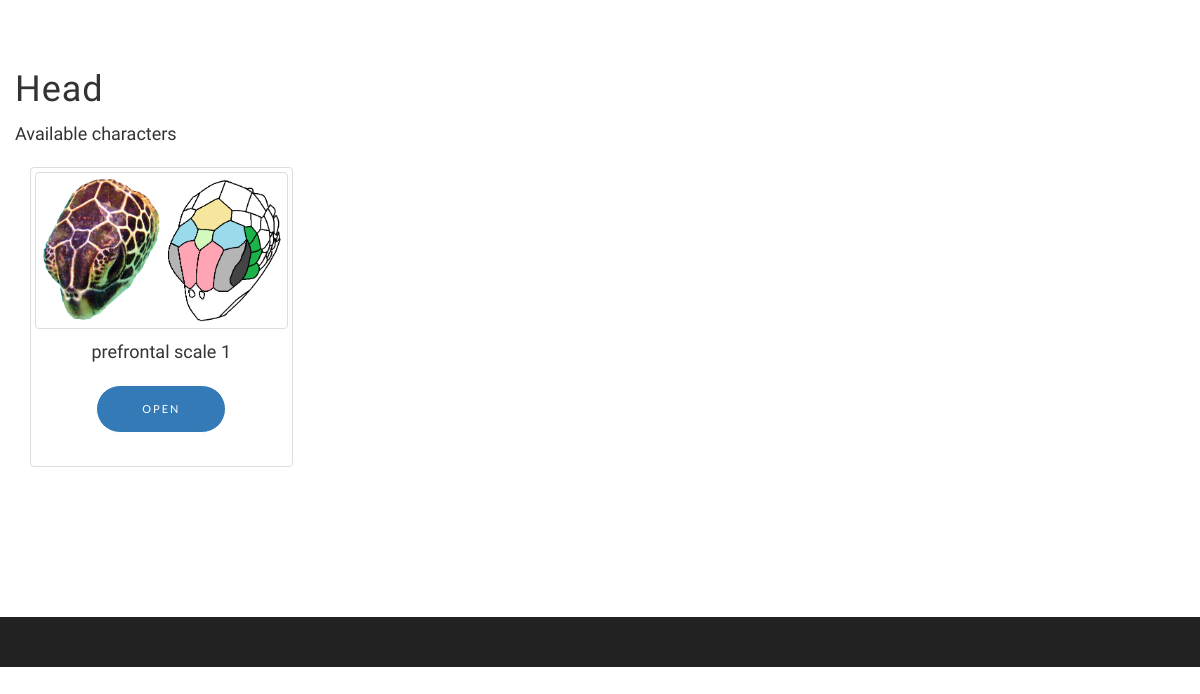
Page /welcome/get_character_cat/3 on the earlier database version.
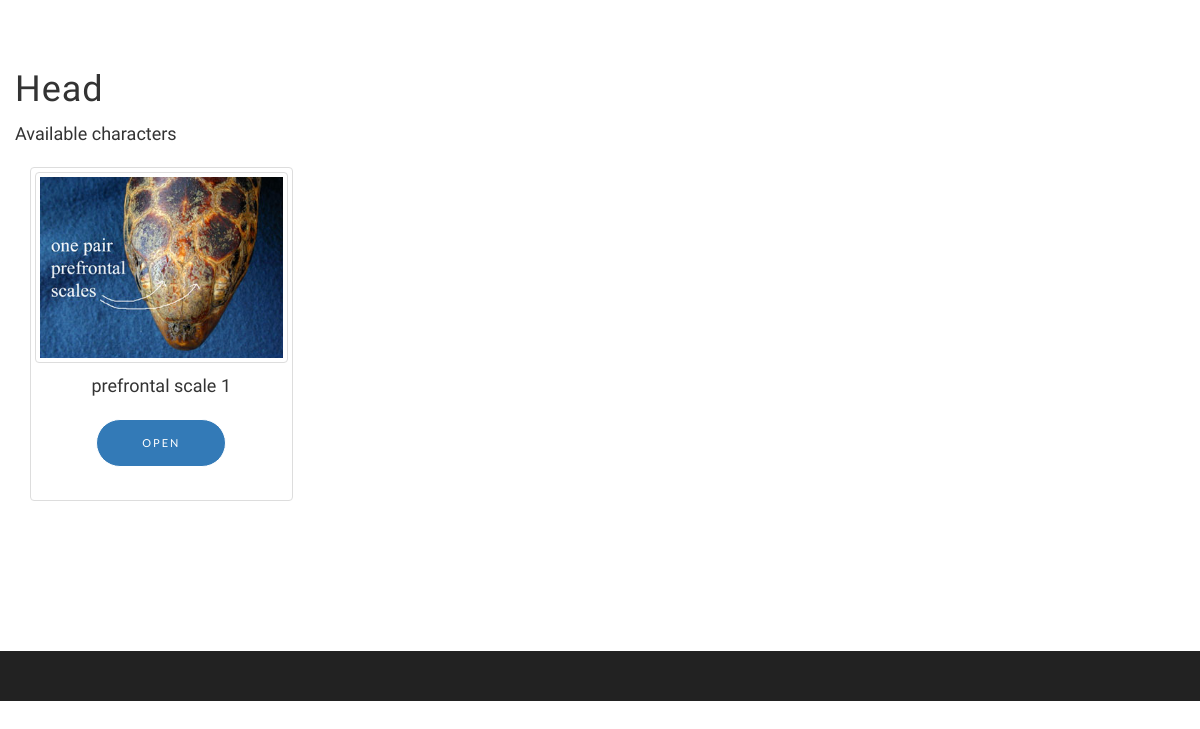
Same page on the later database version.
### tables this page shows
CREATE TABLE `characterspec` (
  `char_id` int(11) NOT NULL,
  `charactercat_id` int(11) NOT NULL,
  `characterspec_des` text NOT NULL,
  `character_pic1` text NOT NULL,
  `spec_id` int(11) NOT NULL,
  `step_id` int(2) DEFAULT NULL
);

### application/controllers/Welcome.php (called while the page is built, shortened)
<?php
class Welcome extends CI_Controller {
        public function __construct()
        {
                $this->load->model('M_penyu');
				$this->load->helper('url');
				$this->load->helper('text');
				$this->load->helper('form');
        }
		public function get_character_cat($charactercat_id)
        {
                $data['charcats'] = $this->M_penyu->get_character_cat($charactercat_id);
				$data['specchars'] = $this->M_penyu->get_turtle_characters_by_cat($charactercat_id);
				$data['title'] = 'Turtle Chacracters';
				$this->load->view('header', $data);
				$this->load->view('chars', $data);
				$this->load->view('footer', $data);
		}
}

### index.php (called while the page is built, shortened)
<?php
require_once BASEPATH.'core/CodeIgniter.php';

### application/models/M_penyu.php (called while the page is built, shortened)
<?php
class M_penyu extends CI_Model {
		public function get_character_cat($charactercat_id)
		{
			$this->db->select('*');
			$this->db->from('character_cat');
			$this->db->where('charactercat_id',$charactercat_id);
			$query = $this->db->get();
			return $query->row_array();
		}
		public function get_turtle_characters_by_cat($charactercat_id)
		{
			$this->db->select('*');
			$this->db->from('characterspec');
			$this->db->join('character_cat', 'character_cat.charactercat_id = characterspec.charactercat_id');
			$this->db->where('characterspec.charactercat_id',$charactercat_id);
			$query = $this->db->get();
			return $query->result_array();
		}
}
?>

### application/views/chars.php (the view, shortened to what this page needs)
   <section id="features" class="features">
       <div class="container">
       	<div class="row">
       		<h1><?php echo $charcats['charactercat_name']; ?></h1><p>Available characters</p>
       	</div>
           <div class="row">
<?php foreach ($specchars as $specchar): ?>
           <div class="col-md-3">
               <div class="thumbnail feature-item">
                 <img src="<?php echo base_url()?>img/<?php echo $specchar['character_pic1']; ?>" alt="<?php echo $specchar['characterspec_des']; ?>" class="img-thumbnail">
                 <div class="caption">
                   <p><?php echo $specchar['characterspec_des']; ?></p>
                   <p><a href="<?php echo base_url()?>welcome/get_turtle/<?php echo $specchar['spec_id']; ?>" class="btn btn-outline btn-primary btn-xl page-scroll" role="button" target="blank">open</a></p>
                 </div>
               </div>
			</div>
			<?php endforeach; ?>
           </div>
           </div>
   </section>

Differences in the rows shown:
changed characterspec "prefrontal scale 1": character_pic1: a different picture
